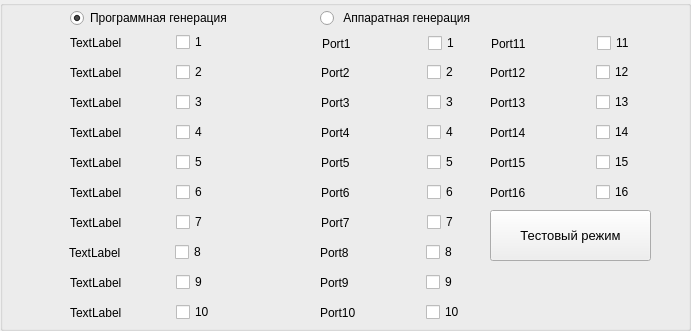
           <widget class="QGroupBox" name="groupBox_10">
            <property name="geometry">
             <rect>
              <x>20</x>
              <y>60</y>
              <width>691</width>
              <height>331</height>
             </rect>
            </property>
            <property name="font">
             <font>
              <pointsize>9</pointsize>
             </font>
            </property>
            <property name="styleSheet">
             <string notr="true"/>
            </property>
            <property name="title">
             <string/>
            </property>
            <widget class="QWidget" name="p1_gen_2" native="true">
             <property name="geometry">
              <rect>
               <x>30</x>
               <y>30</y>
               <width>31</width>
               <height>21</height>
              </rect>
             </property>
            </widget>
            <widget class="QWidget" name="layoutWidget_12">
             <property name="geometry">
              <rect>
               <x>321</x>
               <y>60</y>
               <width>153</width>
               <height>25</height>
              </rect>
             </property>
             <layout class="QHBoxLayout" name="horizontalLayout_33">
              <item>
               <widget class="QLabel" name="p2_gen_ip_2">
                <property name="minimumSize">
                 <size>
                  <width>100</width>
                  <height>0</height>
                 </size>
                </property>
                <property name="text">
                 <string>Port2</string>
                </property>
               </widget>
              </item>
              <item>
               <widget class="QCheckBox" name="p2_gen_hw">
                <property name="text">
                 <string>2</string>
                </property>
               </widget>
              </item>
             </layout>
            </widget>
            <widget class="QWidget" name="layoutWidget_13">
             <property name="geometry">
              <rect>
               <x>321</x>
               <y>90</y>
               <width>153</width>
               <height>25</height>
              </rect>
             </property>
             <layout class="QHBoxLayout" name="horizontalLayout_34">
              <item>
               <widget class="QLabel" name="p3_gen_ip_2">
                <property name="minimumSize">
                 <size>
                  <width>100</width>
                  <height>0</height>
                 </size>
                </property>
                <property name="text">
                 <string>Port3</string>
                </property>
               </widget>
              </item>
              <item>
               <widget class="QCheckBox" name="p3_gen_hw">
                <property name="text">
                 <string>3</string>
                </property>
               </widget>
              </item>
             </layout>
            </widget>
            <widget class="QWidget" name="layoutWidget_14">
             <property name="geometry">
              <rect>
               <x>321</x>
               <y>120</y>
               <width>153</width>
               <height>25</height>
              </rect>
             </property>
             <layout class="QHBoxLayout" name="horizontalLayout_35">
              <item>
               <widget class="QLabel" name="p4_gen_ip_2">
                <property name="minimumSize">
                 <size>
                  <width>100</width>
                  <height>0</height>
                 </size>
                </property>
                <property name="text">
                 <string>Port4</string>
                </property>
               </widget>
              </item>
              <item>
               <widget class="QCheckBox" name="p4_gen_hw">
                <property name="text">
                 <string>4</string>
                </property>
               </widget>
              </item>
             </layout>
            </widget>
            <widget class="QWidget" name="layoutWidget_15">
             <property name="geometry">
              <rect>
               <x>321</x>
               <y>150</y>
               <width>153</width>
               <height>25</height>
              </rect>
             </property>
             <layout class="QHBoxLayout" name="horizontalLayout_36">
              <item>
               <widget class="QLabel" name="p5_gen_ip_2">
                <property name="minimumSize">
                 <size>
                  <width>100</width>
                  <height>0</height>
                 </size>
                </property>
                <property name="text">
                 <string>Port5</string>
                </property>
               </widget>
              </item>
              <item>
               <widget class="QCheckBox" name="p5_gen_hw">
                <property name="text">
                 <string>5</string>
                </property>
               </widget>
              </item>
             </layout>
            </widget>
            <widget class="QWidget" name="layoutWidget_16">
             <property name="geometry">
              <rect>
               <x>321</x>
               <y>180</y>
               <width>153</width>
               <height>25</height>
              </rect>
             </property>
             <layout class="QHBoxLayout" name="horizontalLayout_37">
              <item>
               <widget class="QLabel" name="p6_gen_ip_2">
                <property name="minimumSize">
                 <size>
                  <width>100</width>
                  <height>0</height>
                 </size>
                </property>
                <property name="text">
                 <string>Port6</string>
                </property>
               </widget>
              </item>
              <item>
               <widget class="QCheckBox" name="p6_gen_hw">
                <property name="text">
                 <string>6</string>
                </property>
               </widget>
              </item>
             </layout>
            </widget>
            <widget class="QWidget" name="layoutWidget_17">
             <property name="geometry">
              <rect>
               <x>321</x>
               <y>210</y>
               <width>153</width>
               <height>25</height>
              </rect>
             </property>
             <layout class="QHBoxLayout" name="horizontalLayout_38">
              <item>
               <widget class="QLabel" name="p7_gen_ip_2">
                <property name="minimumSize">
                 <size>
                  <width>100</width>
                  <height>0</height>
                 </size>
                </property>
                <property name="text">
                 <string>Port7</string>
                </property>
               </widget>
              </item>
              <item>
               <widget class="QCheckBox" name="p7_gen_hw">
                <property name="text">
                 <string>7</string>
                </property>
               </widget>
              </item>
             </layout>
            </widget>
            <widget class="QWidget" name="layoutWidget_18">
             <property name="geometry">
              <rect>
               <x>320</x>
               <y>240</y>
               <width>153</width>
               <height>25</height>
              </rect>
             </property>
             <layout class="QHBoxLayout" name="horizontalLayout_39">
              <item>
               <widget class="QLabel" name="p8_gen_ip_2">
                <property name="minimumSize">
                 <size>
                  <width>100</width>
                  <height>0</height>
                 </size>
                </property>
                <property name="text">
                 <string>Port8</string>
                </property>
               </widget>
              </item>
              <item>
               <widget class="QCheckBox" name="p8_gen_hw">
                <property name="text">
                 <string>8</string>
                </property>
               </widget>
              </item>
             </layout>
            </widget>
            <widget class="QRadioButton" name="gen_hw">
             <property name="geometry">
              <rect>
               <x>320</x>
               <y>10</y>
               <width>221</width>
               <height>16</height>
              </rect>
             </property>
             <property name="text">
              <string> Аппаратная генерация</string>
             </property>
            </widget>
            <widget class="QWidget" name="layoutWidget_25">
             <property name="geometry">
              <rect>
               <x>70</x>
               <y>90</y>
               <width>153</width>
               <height>25</height>
              </rect>
             </property>
             <layout class="QHBoxLayout" name="horizontalLayout_48">
              <item>
               <widget class="QLabel" name="p3_gen_ip">
                <property name="minimumSize">
                 <size>
                  <width>100</width>
                  <height>0</height>
                 </size>
                </property>
                <property name="text">
                 <string>TextLabel</string>
                </property>
               </widget>
              </item>
              <item>
               <widget class="QCheckBox" name="p3_gen_cb">
                <property name="text">
                 <string>3</string>
                </property>
               </widget>
              </item>
             </layout>
            </widget>
            <widget class="QWidget" name="layoutWidget_27">
             <property name="geometry">
              <rect>
               <x>70</x>
               <y>60</y>
               <width>153</width>
               <height>25</height>
              </rect>
             </property>
             <layout class="QHBoxLayout" name="horizontalLayout_50">
              <item>
               <widget class="QLabel" name="p2_gen_ip">
                <property name="minimumSize">
                 <size>
                  <width>100</width>
                  <height>0</height>
                 </size>
                </property>
                <property name="text">
                 <string>TextLabel</string>
                </property>
               </widget>
              </item>
              <item>
               <widget class="QCheckBox" name="p2_gen_cb">
                <property name="text">
                 <string>2</string>
                </property>
               </widget>
              </item>
             </layout>
            </widget>
            <widget class="QWidget" name="layoutWidget_26">
             <property name="geometry">
              <rect>
               <x>70</x>
               <y>180</y>
               <width>153</width>
               <height>25</height>
              </rect>
             </property>
             <layout class="QHBoxLayout" name="horizontalLayout_49">
              <item>
               <widget class="QLabel" name="p6_gen_ip">
                <property name="minimumSize">
                 <size>
                  <width>100</width>
                  <height>0</height>
                 </size>
                </property>
                <property name="text">
                 <string>TextLabel</string>
                </property>
               </widget>
              </item>
              <item>
               <widget class="QCheckBox" name="p6_gen_cb">
                <property name="text">
                 <string>6</string>
                </property>
               </widget>
              </item>
             </layout>
            </widget>
            <widget class="QWidget" name="layoutWidget_24">
             <property name="geometry">
              <rect>
               <x>70</x>
               <y>120</y>
               <width>153</width>
               <height>25</height>
              </rect>
             </property>
             <layout class="QHBoxLayout" name="horizontalLayout_47">
              <item>
               <widget class="QLabel" name="p4_gen_ip">
                <property name="minimumSize">
                 <size>
                  <width>100</width>
                  <height>0</height>
                 </size>
                </property>
                <property name="text">
                 <string>TextLabel</string>
                </property>
               </widget>
              </item>
              <item>
               <widget class="QCheckBox" name="p4_gen_cb">
                <property name="text">
                 <string>4</string>
                </property>
               </widget>
              </item>
             </layout>
            </widget>
            <widget class="QWidget" name="layoutWidget_20">
             <property name="geometry">
              <rect>
               <x>70</x>
               <y>30</y>
               <width>153</width>
               <height>25</height>
              </rect>
             </property>
             <layout class="QHBoxLayout" name="horizontalLayout_43">
              <item>
               <widget class="QLabel" name="p1_gen_ip">
                <property name="minimumSize">
                 <size>
                  <width>100</width>
                  <height>0</height>
                 </size>
                </property>
                <property name="text">
                 <string>TextLabel</string>
                </property>
               </widget>
              </item>
              <item>
               <widget class="QCheckBox" name="p1_gen_cb">
                <property name="text">
                 <string>1</string>
                </property>
               </widget>
              </item>
             </layout>
            </widget>
            <widget class="QWidget" name="layoutWidget_22">
             <property name="geometry">
              <rect>
               <x>70</x>
               <y>150</y>
               <width>153</width>
               <height>25</height>
              </rect>
             </property>
             <layout class="QHBoxLayout" name="horizontalLayout_45">
              <item>
               <widget class="QLabel" name="p5_gen_ip">
                <property name="minimumSize">
                 <size>
                  <width>100</width>
                  <height>0</height>
                 </size>
                </property>
                <property name="text">
                 <string>TextLabel</string>
                </property>
               </widget>
              </item>
              <item>
               <widget class="QCheckBox" name="p5_gen_cb">
                <property name="text">
                 <string>5</string>
                </property>
               </widget>
              </item>
             </layout>
            </widget>
            <widget class="QWidget" name="layoutWidget_23">
             <property name="geometry">
              <rect>
               <x>70</x>
               <y>210</y>
               <width>153</width>
               <height>25</height>
              </rect>
             </property>
             <layout class="QHBoxLayout" name="horizontalLayout_46">
              <item>
               <widget class="QLabel" name="p7_gen_ip">
                <property name="minimumSize">
                 <size>
                  <width>100</width>
                  <height>0</height>
                 </size>
                </property>
                <property name="text">
                 <string>TextLabel</string>
                </property>
               </widget>
              </item>
              <item>
               <widget class="QCheckBox" name="p7_gen_cb">
                <property name="text">
                 <string>7</string>
                </property>
               </widget>
              </item>
             </layout>
            </widget>
            <widget class="QWidget" name="layoutWidget_21">
             <property name="geometry">
              <rect>
               <x>69</x>
               <y>240</y>
               <width>153</width>
               <height>25</height>
              </rect>
             </property>
             <layout class="QHBoxLayout" name="horizontalLayout_44">
              <item>
               <widget class="QLabel" name="p8_gen_ip">
                <property name="minimumSize">
                 <size>
                  <width>100</width>
                  <height>0</height>
                 </size>
                </property>
                <property name="text">
                 <string>TextLabel</string>
                </property>
               </widget>
              </item>
              <item>
               <widget class="QCheckBox" name="p8_gen_cb">
                <property name="text">
                 <string>8</string>
                </property>
               </widget>
              </item>
             </layout>
            </widget>
            <widget class="QRadioButton" name="gen_sw">
             <property name="geometry">
              <rect>
               <x>70</x>
               <y>10</y>
               <width>231</width>
               <height>16</height>
              </rect>
             </property>
             <property name="text">
              <string>Программная генерация</string>
             </property>
             <property name="checked">
              <bool>true</bool>
             </property>
            </widget>
            <widget class="QWidget" name="layoutWidget_28">
             <property name="geometry">
              <rect>
               <x>320</x>
               <y>270</y>
               <width>153</width>
               <height>25</height>
              </rect>
             </property>
             <layout class="QHBoxLayout" name="horizontalLayout_51">
              <item>
               <widget class="QLabel" name="p8_gen_ip_4">
                <property name="minimumSize">
                 <size>
                  <width>100</width>
                  <height>0</height>
                 </size>
                </property>
                <property name="text">
                 <string>Port9</string>
                </property>
               </widget>
              </item>
              <item>
               <widget class="QCheckBox" name="p9_gen_hw">
                <property name="text">
                 <string>9</string>
                </property>
               </widget>
              </item>
             </layout>
            </widget>
            <widget class="QWidget" name="layoutWidget_29">
             <property name="geometry">
              <rect>
               <x>320</x>
               <y>300</y>
               <width>151</width>
               <height>25</height>
              </rect>
             </property>
             <layout class="QHBoxLayout" name="horizontalLayout_52">
              <item>
               <widget class="QLabel" name="p8_gen_ip_5">
                <property name="minimumSize">
                 <size>
                  <width>100</width>
                  <height>0</height>
                 </size>
                </property>
                <property name="text">
                 <string>Port10</string>
                </property>
               </widget>
              </item>
              <item>
               <widget class="QCheckBox" name="p10_gen_hw">
                <property name="text">
                 <string>10</string>
                </property>
               </widget>
              </item>
             </layout>
            </widget>
            <widget class="QWidget" name="layoutWidget_30">
             <property name="geometry">
              <rect>
               <x>490</x>
               <y>120</y>
               <width>162</width>
               <height>25</height>
              </rect>
             </property>
             <layout class="QHBoxLayout" name="horizontalLayout_53">
              <item>
               <widget class="QLabel" name="p4_gen_ip_4">
                <property name="minimumSize">
                 <size>
                  <width>100</width>
                  <height>0</height>
                 </size>
                </property>
                <property name="text">
                 <string>Port14</string>
                </property>
               </widget>
              </item>
              <item>
               <widget class="QCheckBox" name="p14_gen_hw">
                <property name="text">
                 <string>14</string>
                </property>
               </widget>
              </item>
             </layout>
            </widget>
            <widget class="QWidget" name="layoutWidget_11">
             <property name="geometry">
              <rect>
               <x>491</x>
               <y>31</y>
               <width>162</width>
               <height>25</height>
              </rect>
             </property>
             <layout class="QHBoxLayout" name="horizontalLayout_54">
              <item>
               <widget class="QLabel" name="p1_gen_ip_4">
                <property name="minimumSize">
                 <size>
                  <width>100</width>
                  <height>0</height>
                 </size>
                </property>
                <property name="maximumSize">
                 <size>
                  <width>100</width>
                  <height>16777215</height>
                 </size>
                </property>
                <property name="text">
                 <string>Port11</string>
                </property>
               </widget>
              </item>
              <item>
               <widget class="QCheckBox" name="p11_gen_hw">
                <property name="text">
                 <string>11</string>
                </property>
               </widget>
              </item>
             </layout>
            </widget>
            <widget class="QWidget" name="layoutWidget_31">
             <property name="geometry">
              <rect>
               <x>490</x>
               <y>60</y>
               <width>162</width>
               <height>25</height>
              </rect>
             </property>
             <layout class="QHBoxLayout" name="horizontalLayout_55">
              <item>
               <widget class="QLabel" name="p2_gen_ip_4">
                <property name="minimumSize">
                 <size>
                  <width>100</width>
                  <height>0</height>
                 </size>
                </property>
                <property name="text">
                 <string>Port12</string>
                </property>
               </widget>
              </item>
              <item>
               <widget class="QCheckBox" name="p12_gen_hw">
                <property name="text">
                 <string>12</string>
                </property>
               </widget>
              </item>
             </layout>
            </widget>
            <widget class="QWidget" name="layoutWidget_32">
             <property name="geometry">
              <rect>
               <x>490</x>
               <y>150</y>
               <width>162</width>
               <height>25</height>
              </rect>
             </property>
             <layout class="QHBoxLayout" name="horizontalLayout_56">
              <item>
               <widget class="QLabel" name="p5_gen_ip_4">
                <property name="minimumSize">
                 <size>
                  <width>100</width>
                  <height>0</height>
                 </size>
                </property>
                <property name="text">
                 <string>Port15</string>
                </property>
               </widget>
              </item>
              <item>
               <widget class="QCheckBox" name="p15_gen_hw">
                <property name="text">
                 <string>15</string>
                </property>
               </widget>
              </item>
             </layout>
            </widget>
            <widget class="QWidget" name="layoutWidget_33">
             <property name="geometry">
              <rect>
               <x>490</x>
               <y>90</y>
               <width>162</width>
               <height>25</height>
              </rect>
             </property>
             <layout class="QHBoxLayout" name="horizontalLayout_57">
              <item>
               <widget class="QLabel" name="p3_gen_ip_4">
                <property name="minimumSize">
                 <size>
                  <width>100</width>
                  <height>0</height>
                 </size>
                </property>
                <property name="text">
                 <string>Port13</string>
                </property>
               </widget>
              </item>
              <item>
               <widget class="QCheckBox" name="p13_gen_hw">
                <property name="text">
                 <string>13</string>
                </property>
               </widget>
              </item>
             </layout>
            </widget>
            <widget class="QWidget" name="layoutWidget_34">
             <property name="geometry">
              <rect>
               <x>490</x>
               <y>180</y>
               <width>162</width>
               <height>25</height>
              </rect>
             </property>
             <layout class="QHBoxLayout" name="horizontalLayout_58">
              <item>
               <widget class="QLabel" name="p6_gen_ip_4">
                <property name="minimumSize">
                 <size>
                  <width>100</width>
                  <height>0</height>
                 </size>
                </property>
                <property name="text">
                 <string>Port16</string>
                </property>
               </widget>
              </item>
              <item>
               <widget class="QCheckBox" name="p16_gen_hw">
                <property name="text">
                 <string>16</string>
                </property>
               </widget>
              </item>
             </layout>
            </widget>
            <widget class="QWidget" name="layoutWidget_35">
             <property name="geometry">
              <rect>
               <x>70</x>
               <y>270</y>
               <width>153</width>
               <height>25</height>
              </rect>
             </property>
             <layout class="QHBoxLayout" name="horizontalLayout_59">
              <item>
               <widget class="QLabel" name="p9_gen_ip">
                <property name="minimumSize">
                 <size>
                  <width>100</width>
                  <height>0</height>
                 </size>
                </property>
                <property name="text">
                 <string>TextLabel</string>
                </property>
               </widget>
              </item>
              <item>
               <widget class="QCheckBox" name="p9_gen_cb">
                <property name="text">
                 <string>9</string>
                </property>
               </widget>
              </item>
             </layout>
            </widget>
            <widget class="QWidget" name="layoutWidget_36">
             <property name="geometry">
              <rect>
               <x>70</x>
               <y>300</y>
               <width>151</width>
               <height>25</height>
              </rect>
             </property>
             <layout class="QHBoxLayout" name="horizontalLayout_60">
              <item>
               <widget class="QLabel" name="p10_gen_ip">
                <property name="minimumSize">
                 <size>
                  <width>100</width>
                  <height>0</height>
                 </size>
                </property>
                <property name="text">
                 <string>TextLabel</string>
                </property>
               </widget>
              </item>
              <item>
               <widget class="QCheckBox" name="p10_gen_cb">
                <property name="text">
                 <string>10</string>
                </property>
               </widget>
              </item>
             </layout>
            </widget>
            <widget class="QWidget" name="layoutWidget">
             <property name="geometry">
              <rect>
               <x>322</x>
               <y>31</y>
               <width>153</width>
               <height>25</height>
              </rect>
             </property>
             <layout class="QHBoxLayout" name="horizontalLayout_32">
              <item>
               <widget class="QLabel" name="p1_gen_ip_2">
                <property name="minimumSize">
                 <size>
                  <width>100</width>
                  <height>0</height>
                 </size>
                </property>
                <property name="maximumSize">
                 <size>
                  <width>100</width>
                  <height>16777215</height>
                 </size>
                </property>
                <property name="text">
                 <string>Port1</string>
                </property>
               </widget>
              </item>
              <item>
               <widget class="QCheckBox" name="p1_gen_hw">
                <property name="text">
                 <string>1</string>
                </property>
               </widget>
              </item>
             </layout>
            </widget>
            <widget class="QPushButton" name="test_mode_btn">
             <property name="geometry">
              <rect>
               <x>490</x>
               <y>210</y>
               <width>161</width>
               <height>51</height>
              </rect>
             </property>
             <property name="minimumSize">
              <size>
               <width>150</width>
               <height>30</height>
              </size>
             </property>
             <property name="maximumSize">
              <size>
               <width>180</width>
               <height>150</height>
              </size>
             </property>
             <property name="font">
              <font>
               <pointsize>10</pointsize>
              </font>
             </property>
             <property name="cursor">
              <cursorShape>PointingHandCursor</cursorShape>
             </property>
             <property name="styleSheet">
              <string notr="true"/>
             </property>
             <property name="text">
              <string>Тестовый режим</string>
             </property>
            </widget>
           </widget>
